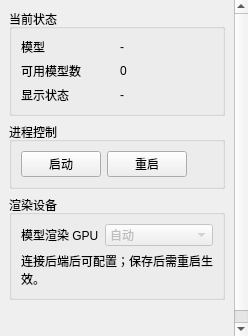
<?xml version="1.0" encoding="UTF-8"?>
<ui version="4.0">
 <class>SystemTab</class>
 <widget class="QScrollArea" name="systemTab">
  <property name="frameShape"><enum>QFrame::Shape::NoFrame</enum></property>
  <property name="widgetResizable"><bool>true</bool></property>
  <widget class="QWidget" name="systemContents">
   <layout class="QVBoxLayout" name="systemLayout">
    <item><widget class="QGroupBox" name="statusGroup">
     <property name="title"><string>当前状态</string></property>
     <layout class="QGridLayout" name="statusLayout">
      <item row="0" column="0"><widget class="QLabel" name="modelCaption"><property name="text"><string>模型</string></property></widget></item>
      <item row="0" column="1"><widget class="QLabel" name="currentModelLabel"><property name="text"><string>-</string></property></widget></item>
      <item row="1" column="0"><widget class="QLabel" name="countCaption"><property name="text"><string>可用模型数</string></property></widget></item>
      <item row="1" column="1"><widget class="QLabel" name="modelCountLabel"><property name="text"><string>0</string></property></widget></item>
      <item row="2" column="0"><widget class="QLabel" name="visibilityCaption"><property name="text"><string>显示状态</string></property></widget></item>
      <item row="2" column="1"><widget class="QLabel" name="visibilityLabel"><property name="text"><string>-</string></property></widget></item>
     </layout>
    </widget></item>
    <item><widget class="QGroupBox" name="quickActionsGroup">
     <property name="title"><string>进程控制</string></property>
     <layout class="QHBoxLayout" name="quickActionsLayout">
      <item><widget class="QPushButton" name="spawnButton"><property name="text"><string>启动</string></property></widget></item>
      <item><widget class="QPushButton" name="respawnButton"><property name="text"><string>重启</string></property><property name="toolTip"><string>安全停止并重新启动已连接的 DeskWaifu 后端。</string></property></widget></item>
      <item><spacer name="quickSpacer"><property name="orientation"><enum>Qt::Orientation::Horizontal</enum></property><property name="sizeHint" stdset="0"><size><width>40</width><height>20</height></size></property></spacer></item>
     </layout>
    </widget></item>
    <item><widget class="QGroupBox" name="renderDeviceGroup">
     <property name="title"><string>渲染设备</string></property>
     <layout class="QFormLayout" name="renderDeviceLayout">
      <property name="fieldGrowthPolicy"><enum>QFormLayout::FieldGrowthPolicy::AllNonFixedFieldsGrow</enum></property>
      <item row="0" column="0"><widget class="QLabel" name="renderDeviceCaption"><property name="text"><string>模型渲染 GPU</string></property><property name="buddy"><cstring>renderDeviceCombo</cstring></property></widget></item>
      <item row="0" column="1"><widget class="QComboBox" name="renderDeviceCombo"><property name="enabled"><bool>false</bool></property><property name="toolTip"><string>保存后点击“重启”生效；命令行和环境变量的选择优先于配置。</string></property><item><property name="text"><string>自动</string></property></item></widget></item>
      <item row="1" column="0" colspan="2"><widget class="QLabel" name="renderDeviceStatus"><property name="text"><string>连接后端后可配置；保存后需重启生效。</string></property><property name="wordWrap"><bool>true</bool></property><property name="textFormat"><enum>Qt::TextFormat::PlainText</enum></property></widget></item>
     </layout>
    </widget></item>
    <item><spacer name="overviewSpacer"><property name="orientation"><enum>Qt::Orientation::Vertical</enum></property><property name="sizeHint" stdset="0"><size><width>20</width><height>40</height></size></property></spacer></item>
   </layout>
  </widget>
 </widget>
 <resources/>
 <connections/>
</ui>
